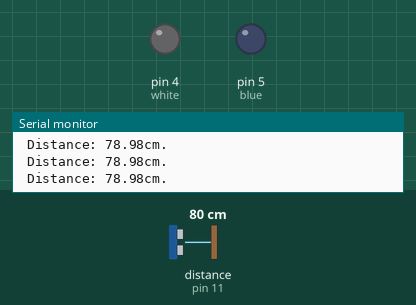
This sketch was run on a simulated Arduino Uno, built with avr-gcc and run on an emulated ATmega328P. Parts: output pins drawn as LEDs (lit = HIGH), the last lines printed to the serial monitor. Wiring (inferred from the names in the program): ultrasonic range finder: trigger pin 12; echo pin 11. Inputs (shaded band) come from the test bench; at power-on: distance to the obstacle (sensor on pin 11) 80 cm. The echo pulse lasts 58.3 µs per cm; pins used as bus, display or sensor lines are not drawn.

Above: at 1.3 s.
1.4 s: distance to the obstacle (sensor on pin 11) set to 32 cm
2.9 s: distance to the obstacle (sensor on pin 11) set to 28 cm
At 4.5 s:
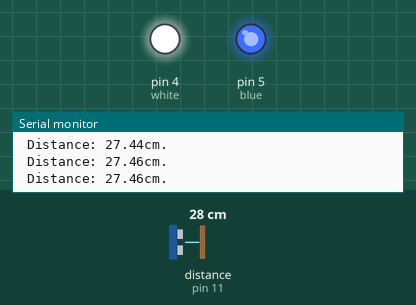
4.8 s: distance to the obstacle (sensor on pin 11) set to 35 cm
At 5.5 s:
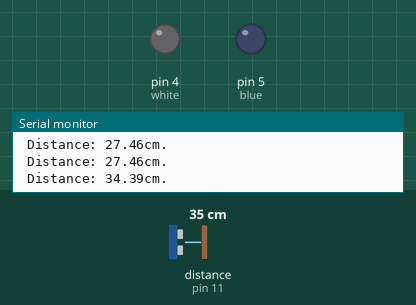
6.5 s: distance to the obstacle (sensor on pin 11) set to 2 cm
At 7.6 s:
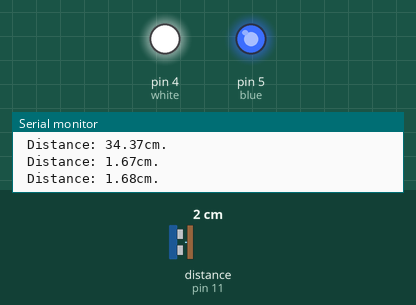
Timing chart, 0 to 9.1 s (numbered marks = the images above; inputs shaded):
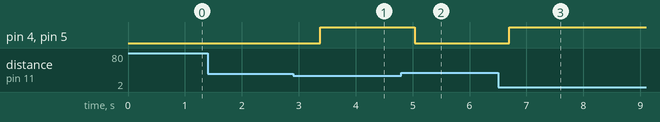

Measured:
- the behaviour switches between 31 and 30 cm on distance to the obstacle (sensor on pin 11) (found by bisection; images 0 and 1)
- after the input at 2.9 s, pin 4 (white), pin 5 (blue): LOW → HIGH after 0.48 s
- after the input at 4.8 s, pin 4 (white), pin 5 (blue): HIGH → LOW after 0.24 s
- after the input at 6.5 s, pin 4 (white), pin 5 (blue): LOW → HIGH after 0.19 s

The sketch:

Ultrasonic_HC-SRO4_Security_System_2.ino
```cpp
int trigPin= 12;
int echoPin= 11;
int white= 4;
int blue= 5;
int safetydistance= 30;
float duration;
float distance;
void setup() {
 Serial.begin(9600);
 pinMode(trigPin, OUTPUT);
 pinMode(echoPin, INPUT);
 pinMode(white, OUTPUT);
 pinMode(blue, OUTPUT);

}

void loop() {
 digitalWrite(trigPin, LOW);
 delayMicroseconds(5);
 digitalWrite(trigPin, HIGH);
 delayMicroseconds(10);
 digitalWrite(trigPin, LOW);
 duration=pulseIn(echoPin, HIGH);
 delay(50);
 distance=duration*0.017;

 if(distance <=safetydistance){
 digitalWrite(white, HIGH);
 digitalWrite(blue, HIGH);
 }
 else{
digitalWrite(white, LOW);
digitalWrite(blue, LOW);
 }
Serial.print(" Distance: ");
Serial.print(distance);
Serial.println( "cm.");
delay(500);
 }
```
